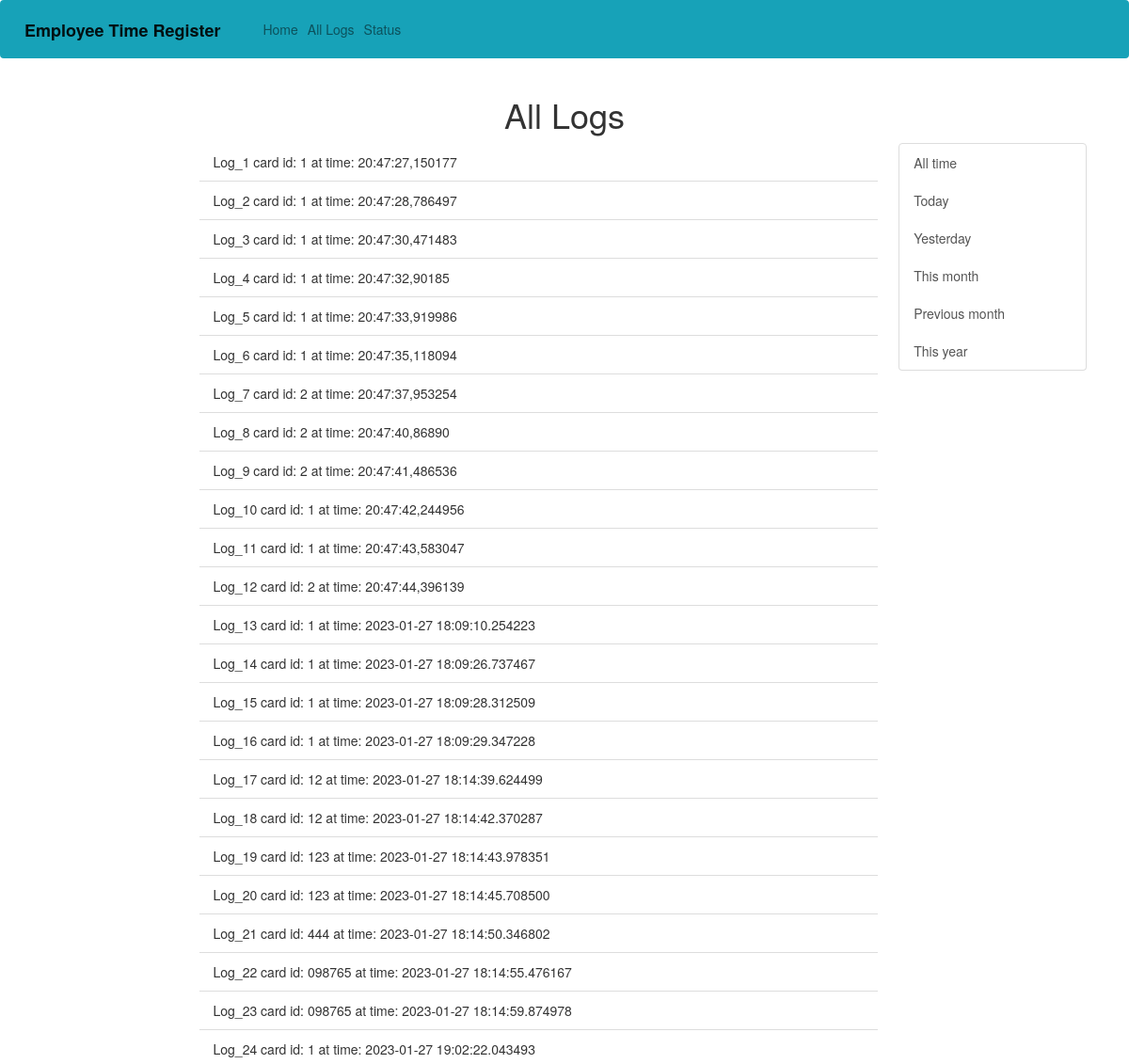
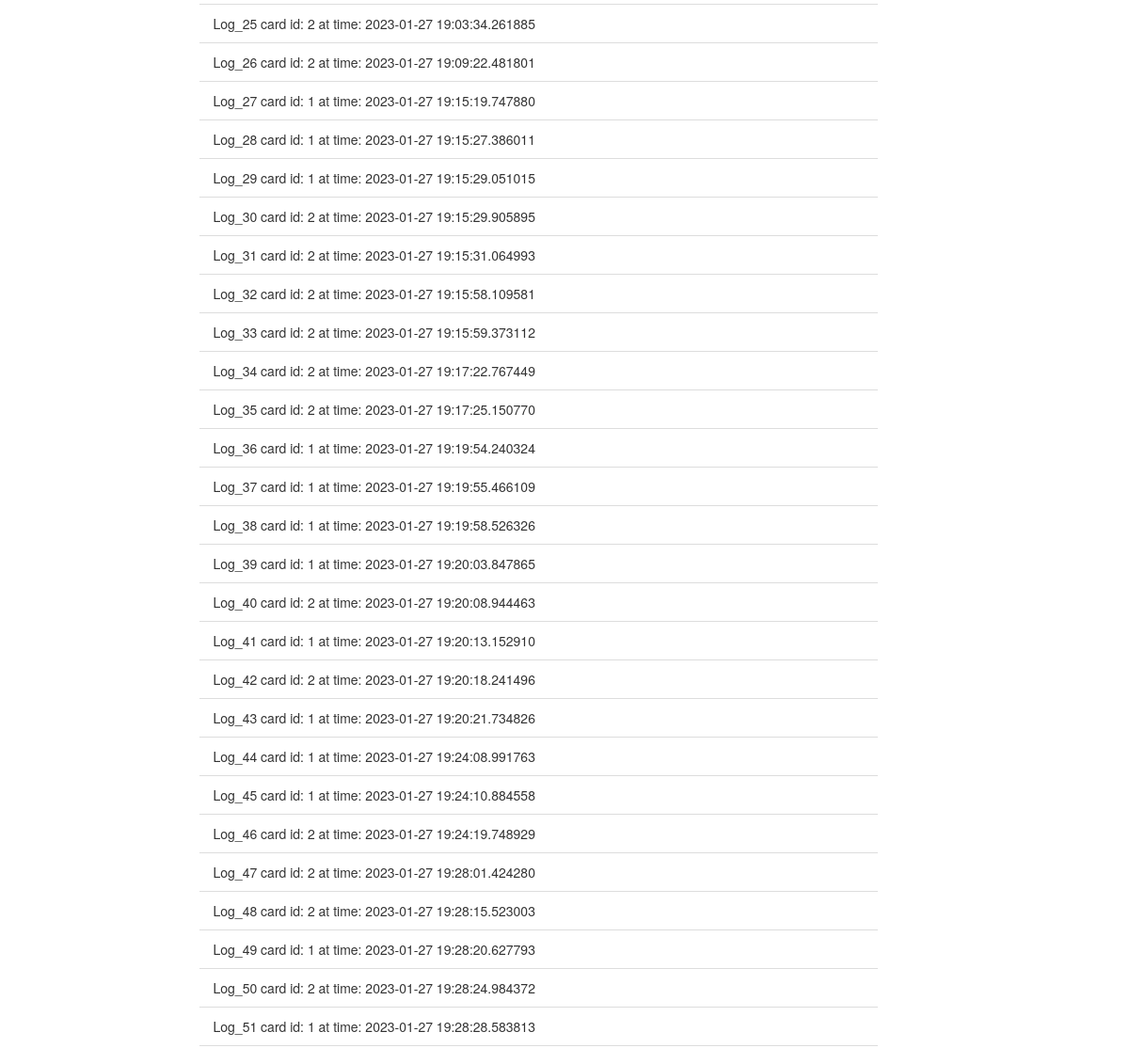
Before: /all_logs with the older database file (2 pictures, top to bottom).
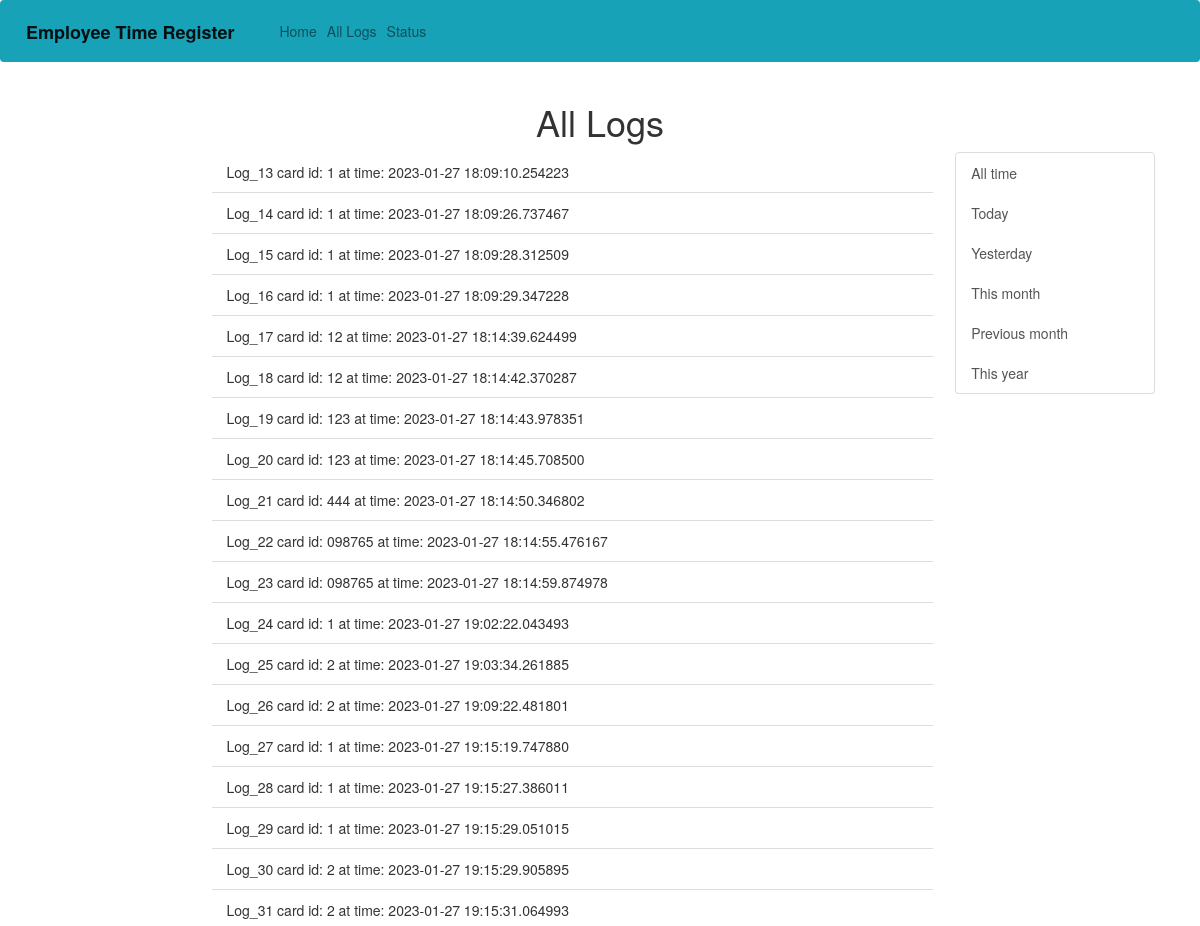
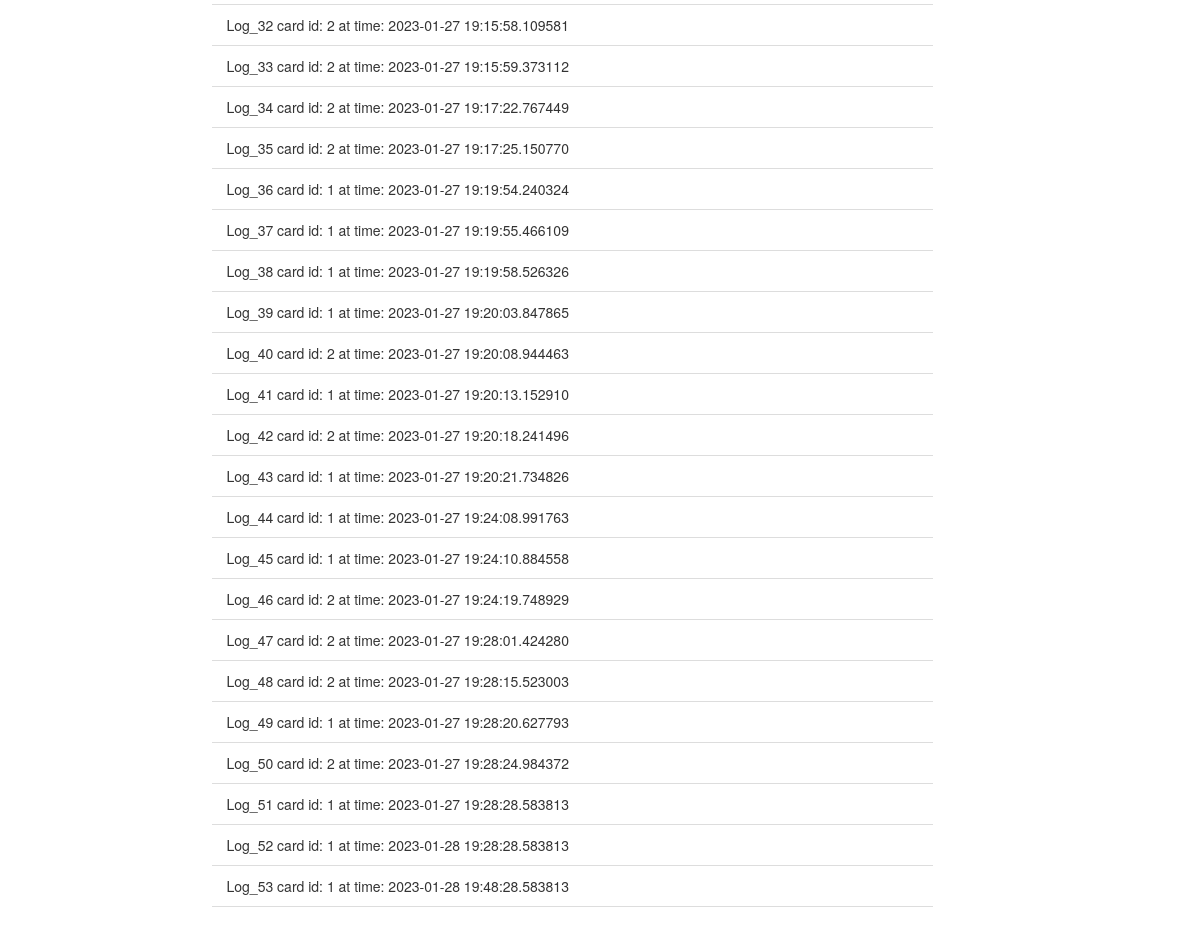
After: the same page with the newer database file (2 pictures, top to bottom).
### website/models.py (models this page shows)
class Log(db.Model):
    id = db.Column(db.Integer, primary_key=True, autoincrement=True)
    card_id = db.Column(db.String(20), db.ForeignKey('employee.card_id'))
    time = db.Column(db.String(40))
    def __str__(self):
        return "Log_%d card id: %s at time: %16s" % (self.id, self.card_id, self.time)

### website/views.py (the view, shortened to what this page needs)
@views.route('/all_logs', methods=['GET', 'POST'])
def all_logs():
    logs = Log.query.all()
    return render_template('all_logs.html', logs=logs)

### website/templates/all_logs.html (shortened to what this page needs)
{% extends "base.html" %} {% block title %}All_Logs{% endblock %} {% block content%}
<div class="container">
  <h1 align="center">All Logs</h1>
  <section class="float-right" style="width: 18%; height: auto;">
    <form method="POST">
      <div class="list-group" name="how_long">
        <button type="submit" class="list-group-item list-group-item-action" name="time" id="time" value="all_time">All time</button>
        <button type="submit" class="list-group-item list-group-item-action" name="time" id="time" value="today">Today</button>
        <button type="submit" class="list-group-item list-group-item-action" name="time" id="time" value="yesterday">Yesterday</button>
        <button type="submit" class="list-group-item list-group-item-action" name="time" id="time" value="this_month">This month</button>
        <button type="submit" class="list-group-item list-group-item-action" name="time" id="time" value="prev_month">Previous month</button>
        <button type="submit" class="list-group-item list-group-item-action" name="time" id="time" value="this_year">This year</button>
      </div>
    </form>
  </section>
  <section class="float-left" style="width: 15%; height: auto;">
  </section>
  <section class="float-left" style="width: 65%; height: auto;">
    <ul class="list-group list-group-flush" id="notifications">
      {% for log in logs %}
      <li class="list-group-item">
          {{ log.__str__() }}
      </li>
      {% endfor %}
    </ul>
  </section>
</div>
{% endblock %}

### website/templates/base.html (shortened to what this page needs)
<!DOCTYPE html>
<html>
<head>
    <link
            rel="stylesheet"
            href="https://stackpath.bootstrapcdn.com/bootstrap/4.4.1/css/bootstrap.min.css"
    />
    <link
            rel="stylesheet"
            href="https://stackpath.bootstrapcdn.com/font-awesome/4.7.0/css/font-awesome.min.css"
    />
    <link rel="stylesheet" href="https://maxcdn.bootstrapcdn.com/bootstrap/3.4.1/css/bootstrap.min.css">
    <link rel="stylesheet"
          href="https://cdnjs.cloudflare.com/ajax/libs/bootstrap-datetimepicker/4.17.47/css/bootstrap-datetimepicker.css">
</head>
<body>
<nav class="navbar navbar-expand-lg navbar-light bg-info">
    <a class="navbar-brand" href="#"><strong>Employee Time Register</strong></a>
    <div class="collapse navbar-collapse" id="navbar">
        <div class="navbar-nav">
            <a class="nav-item nav-link" id="home" href="/">Home</a>
            <a class="nav-item nav-link" id="logs" href="/all_logs">All Logs</a>
            <a class="nav-item nav-link" id="group_logs" href="/group_logs">Status</a>
        </div>
    </div>
</nav>
{% block content %} {% endblock %}
</body>
</html>

Changed rows visible on the page:
removed Log: __str__ "Log_1 card id: 1 at time: 20:47:27,150177"
removed Log: __str__ "Log_2 card id: 1 at time: 20:47:28,786497"
removed Log: __str__ "Log_3 card id: 1 at time: 20:47:30,471483"
removed Log: __str__ "Log_4 card id: 1 at time: 20:47:32,90185"
removed Log: __str__ "Log_5 card id: 1 at time: 20:47:33,919986"
removed Log: __str__ "Log_6 card id: 1 at time: 20:47:35,118094"
removed Log: __str__ "Log_7 card id: 2 at time: 20:47:37,953254"
removed Log: __str__ "Log_8 card id: 2 at time: 20:47:40,86890"
removed Log: __str__ "Log_9 card id: 2 at time: 20:47:41,486536"
removed Log: __str__ "Log_10 card id: 1 at time: 20:47:42,244956"
removed Log: __str__ "Log_11 card id: 1 at time: 20:47:43,583047"
removed Log: __str__ "Log_12 card id: 2 at time: 20:47:44,396139"
added Log: __str__ "Log_52 card id: 1 at time: 2023-01-28 19:28:28.583813"
added Log: __str__ "Log_53 card id: 1 at time: 2023-01-28 19:48:28.583813"
